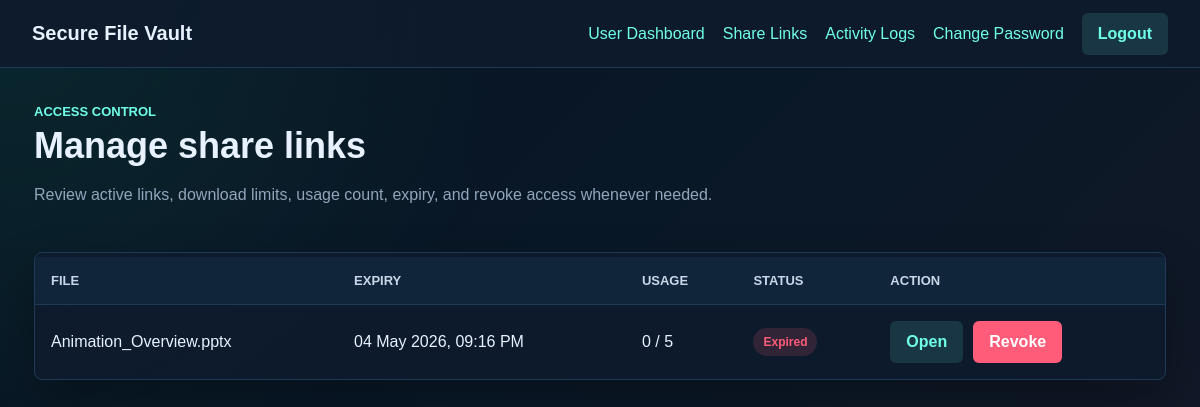
The page /share-links (signed in) on the database its author committed.
### models.py (models this page shows)
class ShareLink(db.Model):
    id = db.Column(db.Integer, primary_key=True)
    token = db.Column(db.String(100), unique=True, nullable=False)
    file_id = db.Column(db.Integer, db.ForeignKey('vault_file.id'), nullable=False)
    expiry = db.Column(db.DateTime, nullable=True)
    download_limit = db.Column(db.Integer, default=5)
    download_count = db.Column(db.Integer, default=0)
    file = db.relationship('VaultFile')

class VaultFile(db.Model):
    id = db.Column(db.Integer, primary_key=True)
    filename = db.Column(db.String(200), nullable=False)
    stored_name = db.Column(db.String(200), nullable=False)
    user_id = db.Column(db.Integer, db.ForeignKey('user.id'), nullable=False)
    upload_time = db.Column(db.DateTime, default=datetime.utcnow)
    file_size = db.Column(db.Integer, nullable=False, default=0)
    content_type = db.Column(db.String(120), nullable=False, default='Unknown')
    download_count = db.Column(db.Integer, nullable=False, default=0)

### app.py (the view)
@app.route('/share-links')
@user_required
def share_links():
    links = (
        ShareLink.query
        .join(VaultFile)
        .filter(VaultFile.user_id == current_user.id)
        .order_by(ShareLink.expiry.desc())
        .all()
    )
    return render_template('share_links.html', links=links, now=datetime.utcnow())

### app.py (called while the page is built)
@login_manager.user_loader
def load_user(user_id):
    return User.query.get(int(user_id))

def user_required(view):
    @wraps(view)
    def wrapped(*args, **kwargs):
        if not current_user.is_authenticated:
            return redirect(url_for('login'))
        if current_user.role != 'user':
            return redirect(url_for('host_dashboard'))
        return view(*args, **kwargs)
    return wrapped

### templates/share_links.html (shortened to what this page needs)
{% extends "base.html" %}
{% block content %}
<section class="dashboard-head">
    <div>
        <p class="eyebrow">Access control</p>
        <h1>Manage share links</h1>
        <p class="muted">Review active links, download limits, usage count, expiry, and revoke access whenever needed.</p>
    </div>
</section>
<section class="table-wrap">
    <table>
        <thead>
            <tr>
                <th>File</th>
                <th>Expiry</th>
                <th>Usage</th>
                <th>Status</th>
                <th>Action</th>
            </tr>
        </thead>
        <tbody>
            {% for link in links %}
                {% set expired = link.expiry and now > link.expiry %}
                {% set exhausted = link.download_count >= link.download_limit %}
                <tr>
                    <td>{{ link.file.filename }}</td>
                    <td>{{ link.expiry.strftime('%d %b %Y, %I:%M %p') if link.expiry else 'No expiry' }}</td>
                    <td>{{ link.download_count }} / {{ link.download_limit }}</td>
                    <td>
                        {% if expired %}
                            <span class="status danger">Expired</span>
                        {% elif exhausted %}
                            <span class="status danger">Limit reached</span>
                        {% else %}
                            <span class="status success">Active</span>
                        {% endif %}
                    </td>
                    <td class="actions">
                        <a class="button subtle" href="{{ url_for('shared_download', token=link.token, _external=True) }}" target="_blank">Open</a>
                        <form action="{{ url_for('revoke_link', link_id=link.id) }}" method="post" onsubmit="return confirm('Revoke this share link?');">
                            <button class="danger-button" type="submit">Revoke</button>
                        </form>
                    </td>
                </tr>
            {% else %}
                <tr>
                    <td colspan="5" class="empty">No share links created yet.</td>
                </tr>
            {% endfor %}
        </tbody>
    </table>
</section>
{% endblock %}

### static/style.css (style rules this page uses)
:root { --bg: #07111f; --panel: #0d1b2d; --panel-soft: #10243a; --text: #e8f2ff; --muted: #91a6bd; --line: #1f3a56; --accent: #20c997; --accent-dark: #6fffe9; --ink: #f7fbff; --gold: #f4b860; --danger: #ff5c7a; --success-bg: rgba(32, 201, 151, 0.14); --error-bg: rgba(255, 92, 122, 0.15); --shadow: 0 18px 45px rgba(0, 0, 0, 0.28); }
* { box-sizing: border-box; }
body { margin: 0; background: radial-gradient(circle at top left, rgba(32, 201, 151, 0.12), transparent 32rem), linear-gradient(135deg, #07111f 0%, #091827 52%, #111827 100%); color: var(--text); font-family: Arial, Helvetica, sans-serif; }
a { color: var(--accent-dark); text-decoration: none; }
h1 { font-size: 36px; line-height: 1.15; margin: 6px 0 12px; }
.eyebrow { color: var(--accent-dark); font-size: 13px; font-weight: 700; letter-spacing: 0; margin: 0; text-transform: uppercase; }
.muted { color: var(--muted); line-height: 1.6; }
.auth-panel, .dashboard-head { align-items: center; display: grid; gap: 32px; grid-template-columns: 1fr 420px; }
.form-card, .upload-box, .table-wrap { background: rgba(13, 27, 45, 0.94); border: 1px solid var(--line); border-radius: 8px; box-shadow: var(--shadow); }
button, .button { align-items: center; background: var(--accent); border: 0; border-radius: 6px; color: #031217; cursor: pointer; display: inline-flex; font: inherit; font-weight: 700; justify-content: center; min-height: 42px; padding: 10px 16px; }
.danger-button { background: var(--danger); color: #ffffff; }
.button.subtle, nav .button.subtle { background: rgba(111, 255, 233, 0.12); color: var(--accent-dark); }
.table-wrap { margin-top: 28px; overflow-x: auto; padding-top: 4px; }
table { border-collapse: collapse; width: 100%; }
th, td { border-bottom: 1px solid var(--line); padding: 16px; text-align: left; vertical-align: middle; }
th { background: #10243a; color: #c9d8e8; font-size: 13px; text-transform: uppercase; }
tr:last-child td { border-bottom: 0; }
.actions { display: flex; flex-wrap: wrap; gap: 10px; }
.actions form { margin: 0; }
.status { border-radius: 999px; display: inline-flex; font-size: 12px; font-weight: 700; padding: 7px 10px; }
.status.danger { background: var(--error-bg); color: var(--danger); }

### rows shown on the page
ShareLink: file.filename "Animation_Overview.pptx", expiry "04 May 2026, 09:16 PM", download_count "0", download_limit "5"
